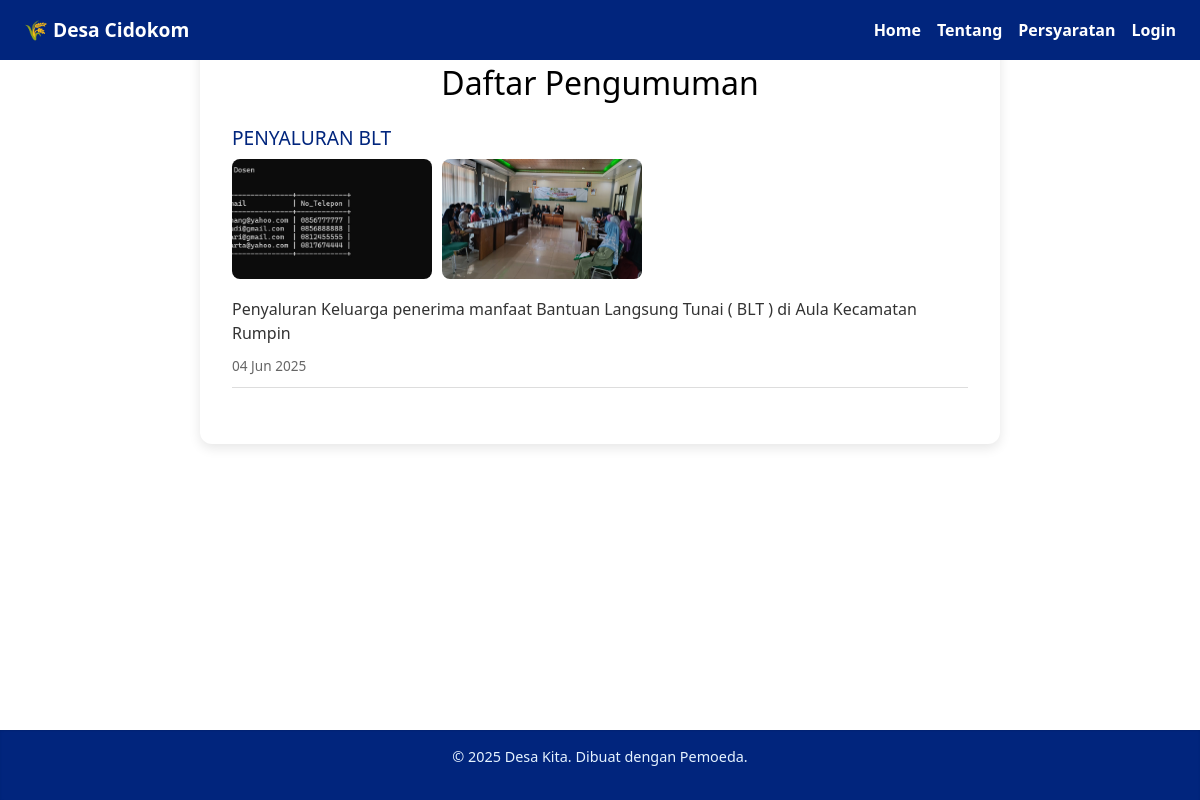
Page /pengumuman/ on the committed database.
### kembang/models.py (models this page shows, shortened)
class Announcement(models.Model):
    title = models.CharField(max_length=200)
    content = models.TextField()
    published_at = models.DateTimeField(auto_now_add=True)
    updated_at = models.DateTimeField(auto_now=True)
    is_active = models.BooleanField(default=True)
    class Meta:
        ordering = ['-published_at']   # pengumuman terbaru muncul paling atas
        verbose_name = "Pengumuman"
        verbose_name_plural = "Pengumuman"

class AnnouncementImage(models.Model):
    announcement = models.ForeignKey(Announcement, on_delete=models.CASCADE, related_name='images')
    image = models.ImageField(upload_to='announcement_images/')

### kembang/views.py (the view)
# urls.py: path('pengumuman/', views.announcement_list, name='announcement_list'),
def announcement_list(request):
    announcements = Announcement.objects.filter(is_active=True).order_by('-published_at')
    return render(request, 'profile/list_pengumuman.html', {'announcements': announcements})

### kembang/templates/profile/list_pengumuman.html (shortened to what this page needs)
{% extends "partials/base.html" %}
{% load static %}
{% block css %}
    <link rel="stylesheet" href="https://cdnjs.cloudflare.com/ajax/libs/font-awesome/6.5.0/css/all.min.css">
{% endblock %}
{% block content %}
<main>
    <h2>Daftar Pengumuman</h2>
    {% if announcements %}
      {% for a in announcements %}
      <div class="announcement">
        <h3><a href="{% url 'announcement_detail' a.pk %}">{{ a.title }}</a></h3>
        {% if a.images.all %}
        <div class="image-scroll-container">
          {% for img in a.images.all %}
            <img src="{{ img.image.url }}" width="200" alt="Gambar Pengumuman {{ forloop.counter }}">
          {% endfor %}
        </div>
        {% else %}
          <p>Tidak ada gambar untuk pengumuman ini.</p>
        {% endif %}
        <p>{{ a.content|truncatewords:20 }}</p>
        <small>{{ a.published_at|date:"d M Y" }}</small>
      </div>
      {% endfor %}
    {% else %}
      <p>Belum ada pengumuman.</p>
    {% endif %}
    </main>
{% endblock %}

### kembang/static/css/home.css (style rules this page uses)
body { font-family: 'Poppins', sans-serif; background: #E6F3FF; color: #2E3C54; margin: 0; padding: 0; scroll-behavior: smooth; }
a { color: #F0F8FF; text-decoration: none; transition: color 0.3s ease; }
* { box-sizing: border-box; }
body, html { margin: 0; padding: 0; height: 100%; font-family: 'Segoe UI', sans-serif; background: var(--background); color: var(--text); display: flex; flex-direction: column; min-height: 100vh; }

### kembang/templates/profile/list_pengumuman.html (style rules this page uses)
main { max-width: 800px; margin: 2rem auto; background: white; padding: 2rem; border-radius: 12px; box-shadow: 0 4px 12px rgba(0,0,0,0.1); }
h2 { text-align: center; margin-bottom: 1.5rem; }
div.announcement { margin-bottom: 1.5rem; border-bottom: 1px solid #ddd; padding-bottom: 10px; }
div.announcement h3 { margin: 0; font-size: 1.2rem; }
div.announcement h3 a { color: #01257D; text-decoration: none; }
div.announcement p { margin: 0.5rem 0; color: #333; }
div.announcement small { color: #666; font-size: 0.85rem; }
.image-scroll-container { display: flex; gap: 10px; overflow-x: auto; padding: 10px 0; }
.image-scroll-container img { border-radius: 8px; object-fit: cover; height: 120px; cursor: pointer; transition: transform 0.3s ease; }

### rows in the picture
Announcement: title "PENYALURAN BLT", content "Penyaluran Keluarga penerima manfaat Bantuan Langsung Tunai ( BLT ) di Aula Kecamatan Rumpin", published_at "04 Jun 2025"
AnnouncementImage: image (picture)
AnnouncementImage: image (picture)
